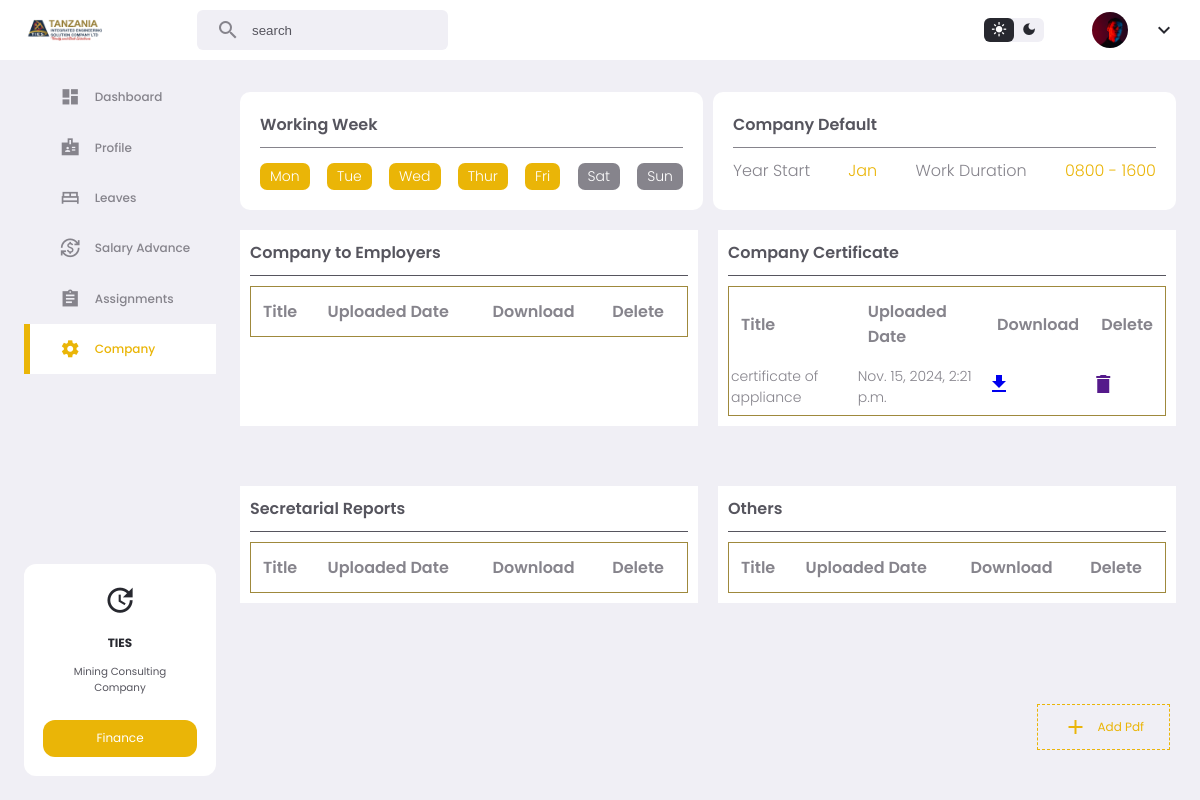
The page /company/ on the database its author committed.
### app/models.py (models this page shows)
class Company(models.Model):
    uploader = models.ForeignKey(CustomUser, on_delete=models.CASCADE)
    title = models.CharField(max_length=500)
    category = models.CharField(max_length=500)
    signedDate = models.DateTimeField(auto_now_add=True)
    pdfFile = models.FileField(upload_to='attachments/', null=True, blank=True)

### app/views.py (the view)
# urls.py: path('company/', views.company, name='company'),
def company(request):
    employeeCode = Company.objects.filter(category='employeeCode')
    certificate = Company.objects.filter(category='certificate')
    secretarialReport = Company.objects.filter(category='secretarialReport')
    other = Company.objects.filter(category='other')
    context = {
        'employeeCode':employeeCode,
        'certificate':certificate,
        'secretarialReport':secretarialReport,
        'other':other,
    }
    return render(request,'app/company.html', context)

### app/templatetags/custom_filters.py (called while the page is built)
@register.filter(name='is_in_group')
def is_in_group(user, group_name):
    return user.groups.filter(name=group_name).exists()

### app/templates/app/company.html (shortened to what this page needs)
{% extends 'app/base2.html' %}
{% load static %}
{% block content %}
<section class="company">
    <div class="top">
        <div class="card">
            <h4>Working Week</h4>
            <div class="line"></div>
            <div class="days">
                <p>Mon</p>
                <p>Tue</p>
                <p>Wed</p>
                <p>Thur</p>
                <p>Fri</p>
                <p class="off">Sat</p>
                <p class="off">Sun</p>
            </div>
        </div>
        <div class="time">
            <h4>Company Default</h4>
            <div class="line"></div>
            <div>
                <p>Year Start</p>
                <span>Jan</span>
                <p>Work Duration</p>
                <span>0800 - 1600</span>
            </div>
        </div>
    </div>
    <div class="card_doc">
        <div class="card">
            <h4>Company to Employers</h4>
            <div class="line"></div>
            <table>
                <tr>
                    <th>Title</th>
                    <th>Uploaded Date</th>
                    <th>Download</th>
                    <th>Delete</th>
                </tr>
            </table>
        </div>
        <div class="card">
            <h4>Company Certificate</h4>
            <div class="line"></div>
            <table>
                <tr>
                    <th>Title</th>
                    <th>Uploaded Date</th>
                    <th>Download</th>
                    <th>Delete</th>
                </tr>
                {% for i in certificate %}
                <tr>
                    <td>{{i.title}}</td>
                    <td>{{i.signedDate}}</td>
                    <td><a href="{{i.pdfFile.url}}"><span class="material-icons-sharp">download</span></a></td>
                    <td><a href=""><span class="material-icons-sharp">delete</span></a></td>
                </tr>
                {% endfor %}
            </table>
        </div>
        <div class="card">
            <h4>Secretarial Reports</h4>
            <div class="line"></div>
            <table>
                <tr>
                    <th>Title</th>
                    <th>Uploaded Date</th>
                    <th>Download</th>
                    <th>Delete</th>
                </tr>
            </table>
        </div>
        <div class="card">
            <h4>Others</h4>
            <div class="line"></div>
            <table>
                <tr>
                    <th>Title</th>
                    <th>Uploaded Date</th>
                    <th>Download</th>
                    <th>Delete</th>
                </tr>
            </table>
        </div>
    </div>
    <div>
        <div class="add" id="openModalBasic">
            <span class="material-icons-sharp">add</span>
            Add Pdf
        </div>
    </div>
</section>
{% endblock %}

### app/static/app/home2.css (style rules this page uses)
:root { --color-white: #ffffff; --color-light: #f0eff5; --color-gray-light: #86848c; --color-gray-dark: #56555e; --color-dark: #27282f; --color-primary: rgb(234,181,7); --color-success: rgb(34,202,75); --color-danger: rgb(255,67,54); --color-warning: rgb(71, 7, 234); --color-purple: rgb(160,99,245); --color-primary-light: rgba(71,7,234,0.2); --color-success-light: rgba(34,202,75,0.2); --color-danger-light: rgba(255,67,54,0.2); --color-purple-light: rgba(160,99,245,0.2); --color-warning-light: rgba(234,181,7,0.2); --color-white-light: rgba(255, 255, 255, 0.6); --company-color-1: #1a3048; --company-color-2: #9f893c; --company-color-3: #ffbf00; --card-padding: 1.6rem; --padding-1: 1rem; --padding-2: 8px; --card-border-radius: 1.6rem; --border-radius-1: 1rem; --border-radius-2: 6px; }
* { margin: 0; padding: 0; outline: 0; border: 0; appearance: none; text-decoration: none; list-style: none; box-sizing: border-box; }
html { font-size: 12px; }
body { background: var(--color-light); font-family: poppins, sans-serif; min-height: 100vh; color: var(--color-dark); }
h4 { font-size: 1rem; }
p { font-size: 0.86rem; color: var(--color-gray-dark); }
table { width: 100%; border: 1px solid var(--company-color-2); margin-top: 10px; }
table tr { color: var(--color-gray-dark); }
table tr th { padding: 10px; background: none; color: var(--color-gray-dark); }
table tr td { padding: 5px; }

### app/templates/app/company.html (style rules this page uses)
.company { margin-top: 20px; }
.company .top { display: grid; grid-template-columns: repeat(2,1fr); gap: 10px; }
.company .top .card, .company .top .time { background: var(--color-white); padding: 20px; border-radius: 10px; }
.company .card_doc .card h4, .company .top .card h4, .company .top .time h4, .company .main-section h4 { font-size: 16px; font-weight: 600; color: var(--color-gray-dark); margin-bottom: 10px; }
.company .top .card .line, .company .top .time .line, .company .main-section .line { height: 1px; width: 100%; background: var(--color-gray-light); margin-bottom: 10px; }
.company .top .card .days { display: flex; justify-content: space-between; margin-top: 15px; }
.company .top .card .days p { font-size: 14px; font-weight: 300; color: var(--color-white); background: var(--color-primary); padding: 3px 10px 3px 10px; border-radius: 7px; }
.company .top .card .days .off { font-size: 14px; font-weight: 300; color: var(--color-white); background: var(--color-gray-light); padding: 3px 10px 3px 10px; border-radius: 7px; }
.company .top .time div { display: flex; justify-content: space-between; }
.company .top .time div p, .company .top .time div span { font-size: 16px; font-weight: 300; color: var(--color-gray-light); }
.company .top .time div span { color: var(--color-primary); }
.company .card_doc .card table, .company .main-section table { width: 100%; }
.company .card_doc .card table tr th, .company .main-section table tr th { font-size: 16px; font-weight: 600; color: var(--color-gray-light); text-align: start; }
.company .card_doc .card table tr td, .company .main-section table tr td { font-size: 14px; font-weight: 300; color: var(--color-gray-light); text-align: start; padding: 5px 0px 5px 0; }
.company .card_doc { display: grid; grid-template-columns: repeat(2, 1fr); gap: 20px; }
.company .card_doc .card { background: var(--color-white); padding: 10px; margin: 20px 0; }
.company .card_doc .card .line { height: 1px; width: 100%; background: var(--color-gray-dark); margin: 10px 0; }
.add { padding: 10px 25px; border: 1px dashed var(--color-primary); color: var(--color-primary); display: flex; gap: 10px; align-items: center; justify-content: center; position: fixed; bottom: 50px; right: 30px; cursor: pointer; }

### rows shown on the page
Company: title "certificate of appliance", signedDate "Nov. 15, 2024, 2:21 p.m."
